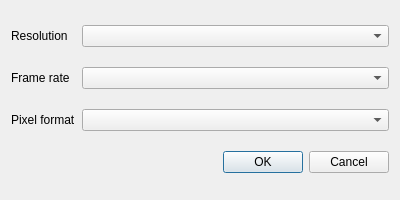
<?xml version="1.0" encoding="UTF-8"?>
<ui version="4.0">
 <class>CameraSettings</class>
 <widget class="QDialog" name="CameraSettings">
  <property name="geometry">
   <rect>
    <x>0</x>
    <y>0</y>
    <width>400</width>
    <height>200</height>
   </rect>
  </property>
  <property name="windowTitle">
   <string>Dialog</string>
  </property>
  <layout class="QGridLayout" name="gridLayout">
   <item row="0" column="0">
    <widget class="QLabel" name="p_label_size">
     <property name="text">
      <string>Resolution</string>
     </property>
    </widget>
   </item>
   <item row="1" column="1">
    <widget class="QComboBox" name="p_framerate"/>
   </item>
   <item row="0" column="1">
    <widget class="QComboBox" name="p_size"/>
   </item>
   <item row="3" column="1">
    <widget class="QDialogButtonBox" name="buttonBox">
     <property name="orientation">
      <enum>Qt::Horizontal</enum>
     </property>
     <property name="standardButtons">
      <set>QDialogButtonBox::Cancel|QDialogButtonBox::Ok</set>
     </property>
    </widget>
   </item>
   <item row="1" column="0">
    <widget class="QLabel" name="p_label_framerate">
     <property name="text">
      <string>Frame rate</string>
     </property>
    </widget>
   </item>
   <item row="2" column="1">
    <widget class="QComboBox" name="p_format"/>
   </item>
   <item row="2" column="0">
    <widget class="QLabel" name="p_label_format">
     <property name="text">
      <string>Pixel format</string>
     </property>
    </widget>
   </item>
  </layout>
 </widget>
 <resources/>
 <connections>
  <connection>
   <sender>buttonBox</sender>
   <signal>accepted()</signal>
   <receiver>CameraSettings</receiver>
   <slot>accept()</slot>
   <hints>
    <hint type="sourcelabel">
     <x>248</x>
     <y>254</y>
    </hint>
    <hint type="destinationlabel">
     <x>157</x>
     <y>274</y>
    </hint>
   </hints>
  </connection>
  <connection>
   <sender>buttonBox</sender>
   <signal>rejected()</signal>
   <receiver>CameraSettings</receiver>
   <slot>reject()</slot>
   <hints>
    <hint type="sourcelabel">
     <x>316</x>
     <y>260</y>
    </hint>
    <hint type="destinationlabel">
     <x>286</x>
     <y>274</y>
    </hint>
   </hints>
  </connection>
 </connections>
</ui>
